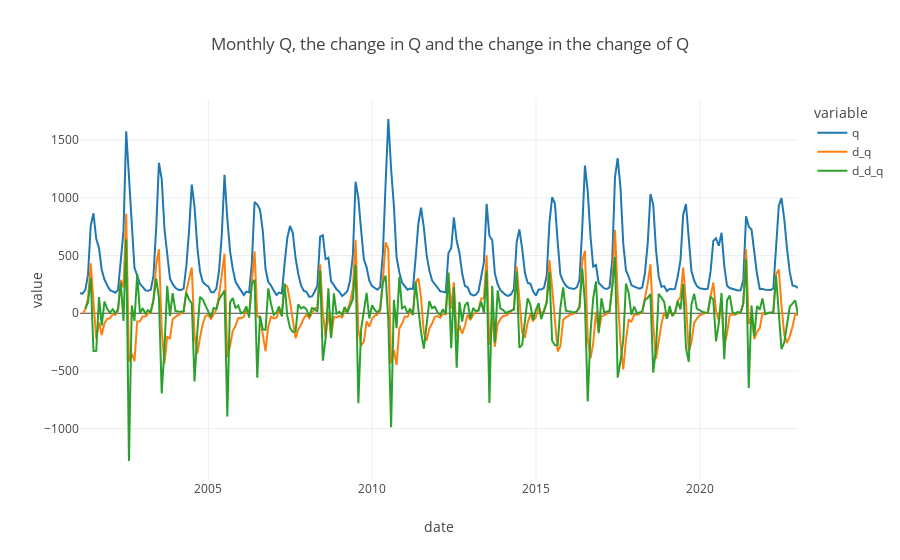

Notebook code for this chart:
### Code cell
display(prep_data[['q', 'd_q', 'd_d_q']].head())
px.line(prep_data, x='date', y=['q', 'd_q', 'd_d_q'], title='Monthly Q, the change in Q and the change in the change of Q', template = 'none')

### Figure 1 — Plotly figure (JSON) as saved in the notebook; plotly's stock layout.template omitted (floating-point values rounded to 4 significant figures; data arrays with more than 128 entries replaced by an {"elided": "..."} marker saying what was removed)
{"data": [{"hovertemplate": "variable=q<br>date=%{x}<br>value=%{y}<extra></extra>", "legendgroup": "q", "line": {"color": "#1F77B4", "dash": "solid"}, "marker": {"symbol": "circle"}, "mode": "lines", "name": "q", "orientation": "v", "showlegend": true, "type": "scatter", "x": {"elided": "264 str values"}, "xaxis": "x", "y": {"elided": "264 float values"}, "yaxis": "y"}, {"hovertemplate": "variable=d_q<br>date=%{x}<br>value=%{y}<extra></extra>", "legendgroup": "d_q", "line": {"color": "#FF7F0E", "dash": "solid"}, "marker": {"symbol": "circle"}, "mode": "lines", "name": "d_q", "orientation": "v", "showlegend": true, "type": "scatter", "x": {"elided": "264 str values"}, "xaxis": "x", "y": {"elided": "264 float values"}, "yaxis": "y"}, {"hovertemplate": "variable=d_d_q<br>date=%{x}<br>value=%{y}<extra></extra>", "legendgroup": "d_d_q", "line": {"color": "#2CA02C", "dash": "solid"}, "marker": {"symbol": "circle"}, "mode": "lines", "name": "d_d_q", "orientation": "v", "showlegend": true, "type": "scatter", "x": {"elided": "264 str values"}, "xaxis": "x", "y": {"elided": "264 float values"}, "yaxis": "y"}], "layout": {"legend": {"title": {"text": "variable"}, "tracegroupgap": 0}, "title": {"text": "Monthly Q, the change in Q and the change in the change of Q"}, "xaxis": {"anchor": "y", "domain": [0, 1], "title": {"text": "date"}}, "yaxis": {"anchor": "x", "domain": [0, 1], "title": {"text": "value"}}}}
